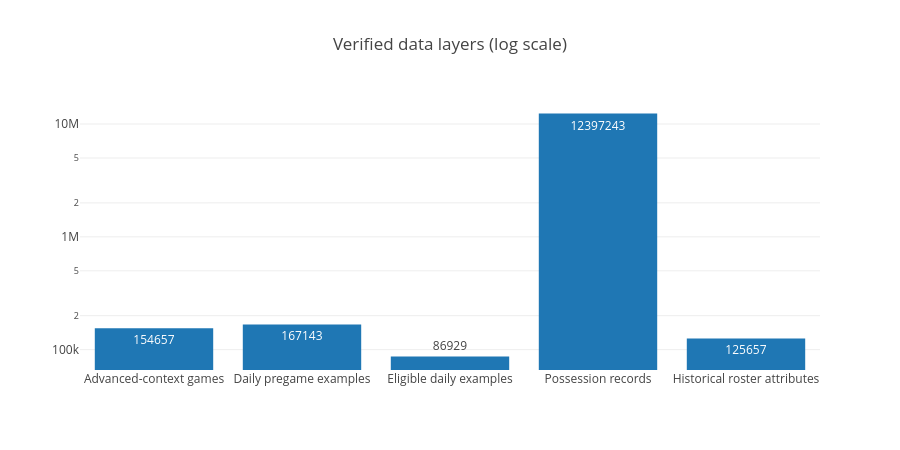

Source (notebook cell):
### Markdown cell above
## 3. Data-system expansion
The counts below refer to different observation grains and are **not additive independent samples**. Their purpose is to show the breadth of the private data system built around the forecasting research.

### Code cell
data_scale = pd.DataFrame({'layer':['Advanced-context games','Daily pregame examples','Eligible daily examples','Possession records','Historical roster attributes'],'count':[154657,167143,86929,12397243,125657]})
fig = px.bar(data_scale, x='layer', y='count', text='count', log_y=True, title='Verified data layers (log scale)')
fig.show()

### Figure 1 — Plotly figure (JSON) as saved in the notebook; plotly's stock layout.template omitted (floating-point values rounded to 4 significant figures)
{"data": [{"type": "bar", "x": ["Advanced-context games", "Daily pregame examples", "Eligible daily examples", "Possession records", "Historical roster attributes"], "y": [154657, 167143, 86929, 12397243, 125657], "text": ["154657", "167143", "86929", "12397243", "125657"], "textposition": "auto"}], "layout": {"height": 450, "yaxis": {"type": "log"}, "title": {"text": "Verified data layers (log scale)"}}}
